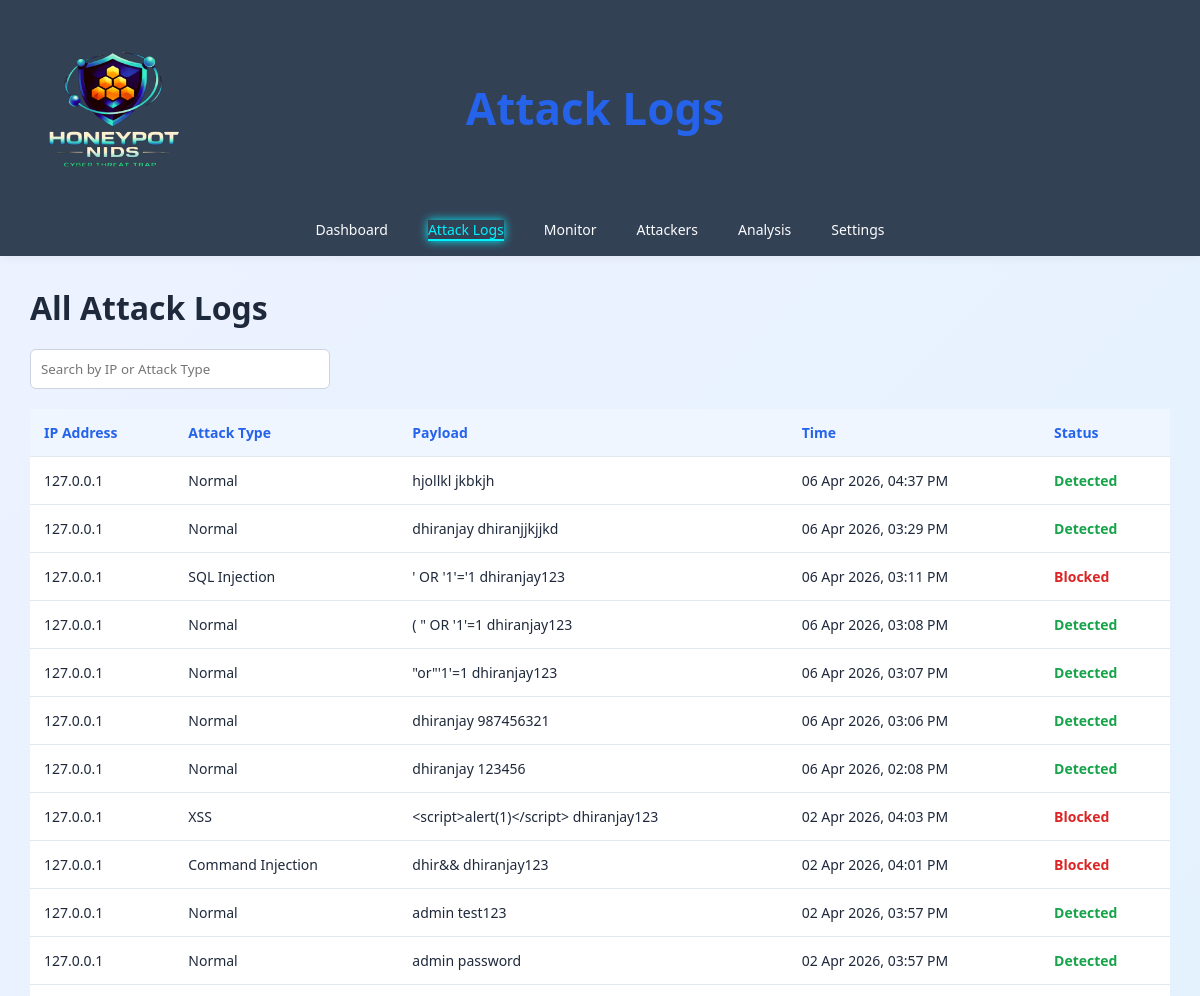
Before: /logs/ (upper part) with the older database file.
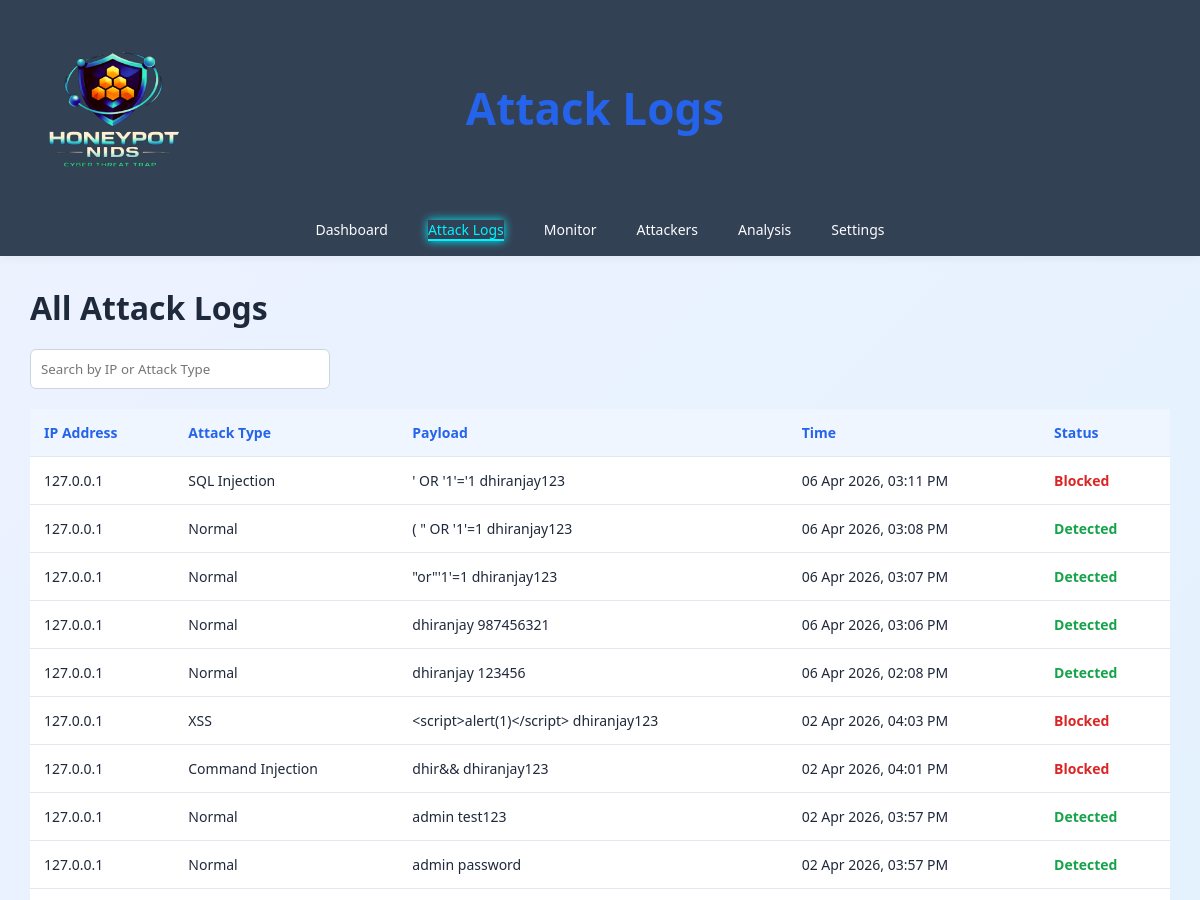
After: the same page with the newer database file.
### honeypot_app/models.py (models this page shows, shortened)
class Attack(models.Model):
    ATTACK_TYPES = [
        ('SQL Injection', 'SQL Injection'),
        ('XSS', 'XSS'),
        ('Brute Force', 'Brute Force'),
        ('Command Injection', 'Command Injection'),
        ('Directory Traversal', 'Directory Traversal'),
        ('Normal', 'Normal'),
    ]
    ip_address = models.CharField(max_length=100)
    attack_type = models.CharField(max_length=100, choices=ATTACK_TYPES, default='Normal')
    payload = models.TextField()
    target = models.CharField(max_length=200, blank=True, null=True)
    time = models.DateTimeField(auto_now_add=True)
    status = models.CharField(max_length=50, default='Blocked')

### honeypot_app/views.py (the view)
# urls.py: path('logs/', views.logs_view, name='logs'),
def logs_view(request):
    query = request.GET.get('q')
    attacks = Attack.objects.all()
    if query:
        attacks = attacks.filter(
            ip_address__icontains=query
        ) | attacks.filter(
            attack_type__icontains=query
        )
    attacks = attacks.order_by('-time')
    return render(request, 'logs.html', {
        'attacks': attacks
    })

### templates/logs.html (shortened to what this page needs)
<!DOCTYPE html>
<html lang="en">
<head>
</head>
<body>
<header class="navbar">
<div class="nav-left">
<img src="/static/Picsart_26-04-08_16-08-23-810.png" class="logo-img">
</div>
<div class="title">Attack Logs</div>
<div class="navlinks">
<a href="{% url 'dashboard' %}" class="{% if request.resolver_match.url_name == 'dashboard' %}active{% endif %}">Dashboard</a>
<a href="{% url 'logs' %}" class="{% if request.resolver_match.url_name == 'logs' %}active{% endif %}">Attack Logs</a>
<a href="{% url 'monitor' %}" class="{% if request.resolver_match.url_name == 'monitor' %}active{% endif %}">Monitor</a>
<a href="{% url 'attackers' %}" class="{% if request.resolver_match.url_name == 'attackers' %}active{% endif %}">Attackers</a>
<a href="{% url 'analysis' %}" class="{% if request.resolver_match.url_name == 'analysis' %}active{% endif %}">Analysis</a>
<a href="{% url 'settings' %}" class="{% if request.resolver_match.url_name == 'settings' %}active{% endif %}">Settings</a>
</div>
</header>
<div class="main">
<h1>All Attack Logs</h1>
<div class="search-box">
<form method="GET">
<input type="text" name="q" placeholder="Search by IP or Attack Type" value="{{ request.GET.q }}">
</form>
</div>
<div class="table-wrapper">
<table>
<tr>
<th>IP Address</th>
<th>Attack Type</th>
<th>Payload</th>
<th>Time</th>
<th>Status</th>
</tr>
{% for attack in attacks %}
<tr>
<td>{{ attack.ip_address }}</td>
<td>{{ attack.attack_type }}</td>
<td>{{ attack.payload }}</td>
<td>{{ attack.time|date:"d M Y, h:i A" }}</td>
<td class="{% if attack.status == 'Blocked' %}danger{% else %}normal{% endif %}">
{{ attack.status }}
</td>
</tr>
{% empty %}
<tr>
<td colspan="5">No attack logs found</td>
</tr>
{% endfor %}
</table>
</div>
</div>
</body>
</html>

Changed rows visible on the page:
removed Attack: ip_address "127.0.0.1", attack_type "Normal", payload "hjollkl jkbkjh", time "06 Apr 2026, 04:37 PM", status "Detected"
removed Attack: ip_address "127.0.0.1", attack_type "Normal", payload "dhiranjay dhiranjjkjjkd", time "06 Apr 2026, 03:29 PM", status "Detected"
